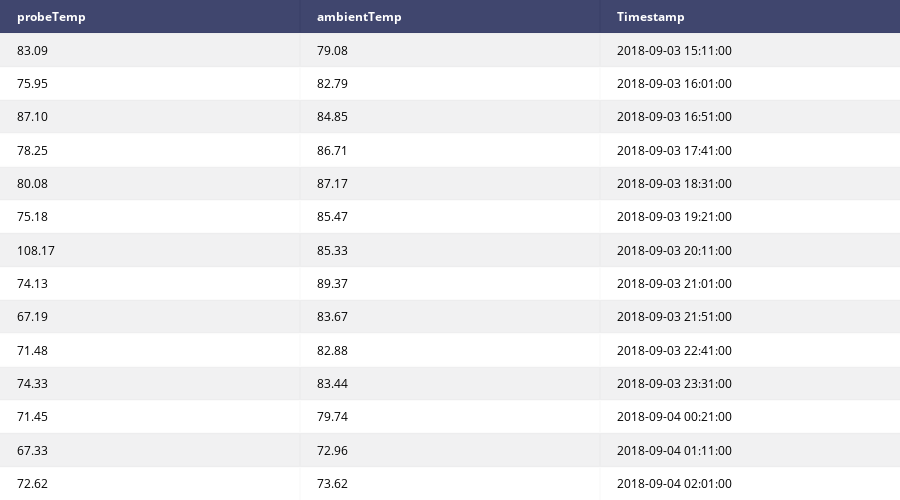

The code cell stored with this chart in its notebook:
### Markdown cell above
### Dataframe  
Now that the data looks a little more intelligible, let's put together that dataframe we've been talking about.

### Code cell
# Convert list of tuples to pandas dataframe
# We can also specify column names with the list of tuples
df = pd.DataFrame(data_tuples, columns=['probeTemp', 'ambientTemp', 'Timestamp'])

# Create a plotly table from dataframe
table = ff.create_table(df[100:1000:50]) # show only a subset of total dataframe in table
offline.iplot(table, filename='Temp-table1')

### Figure 1 — Plotly figure (JSON) as saved in the notebook; plotly's stock layout.template omitted (floating-point values rounded to 4 significant figures)
{"data": [{"colorscale": [[0, "#00083e"], [0.5, "#ededee"], [1, "#ffffff"]], "hoverinfo": "none", "opacity": 0.75, "showscale": false, "type": "heatmap", "z": [[0, 0, 0], [0.5, 0.5, 0.5], [1, 1, 1], [0.5, 0.5, 0.5], [1, 1, 1], [0.5, 0.5, 0.5], [1, 1, 1], [0.5, 0.5, 0.5], [1, 1, 1], [0.5, 0.5, 0.5], [1, 1, 1], [0.5, 0.5, 0.5], [1, 1, 1], [0.5, 0.5, 0.5], [1, 1, 1]]}], "layout": {"annotations": [{"align": "left", "font": {"color": "#ffffff"}, "showarrow": false, "text": "<b>probeTemp</b>", "x": -0.45, "xanchor": "left", "xref": "x1", "y": 0, "yref": "y1"}, {"align": "left", "font": {"color": "#ffffff"}, "showarrow": false, "text": "<b>ambientTemp</b>", "x": 0.55, "xanchor": "left", "xref": "x1", "y": 0, "yref": "y1"}, {"align": "left", "font": {"color": "#ffffff"}, "showarrow": false, "text": "<b>Timestamp</b>", "x": 1.55, "xanchor": "left", "xref": "x1", "y": 0, "yref": "y1"}, {"align": "left", "font": {"color": "#000000"}, "showarrow": false, "text": "83.09", "x": -0.45, "xanchor": "left", "xref": "x1", "y": 1, "yref": "y1"}, {"align": "left", "font": {"color": "#000000"}, "showarrow": false, "text": "79.08", "x": 0.55, "xanchor": "left", "xref": "x1", "y": 1, "yref": "y1"}, {"align": "left", "font": {"color": "#000000"}, "showarrow": false, "text": "2018-09-03 15:11:00", "x": 1.55, "xanchor": "left", "xref": "x1", "y": 1, "yref": "y1"}, {"align": "left", "font": {"color": "#000000"}, "showarrow": false, "text": "75.95", "x": -0.45, "xanchor": "left", "xref": "x1", "y": 2, "yref": "y1"}, {"align": "left", "font": {"color": "#000000"}, "showarrow": false, "text": "82.79", "x": 0.55, "xanchor": "left", "xref": "x1", "y": 2, "yref": "y1"}, {"align": "left", "font": {"color": "#000000"}, "showarrow": false, "text": "2018-09-03 16:01:00", "x": 1.55, "xanchor": "left", "xref": "x1", "y": 2, "yref": "y1"}, {"align": "left", "font": {"color": "#000000"}, "showarrow": false, "text": "87.10", "x": -0.45, "xanchor": "left", "xref": "x1", "y": 3, "yref": "y1"}, {"align": "left", "font": {"color": "#000000"}, "showarrow": false, "text": "84.85", "x": 0.55, "xanchor": "left", "xref": "x1", "y": 3, "yref": "y1"}, {"align": "left", "font": {"color": "#000000"}, "showarrow": false, "text": "2018-09-03 16:51:00", "x": 1.55, "xanchor": "left", "xref": "x1", "y": 3, "yref": "y1"}, {"align": "left", "font": {"color": "#000000"}, "showarrow": false, "text": "78.25", "x": -0.45, "xanchor": "left", "xref": "x1", "y": 4, "yref": "y1"}, {"align": "left", "font": {"color": "#000000"}, "showarrow": false, "text": "86.71", "x": 0.55, "xanchor": "left", "xref": "x1", "y": 4, "yref": "y1"}, {"align": "left", "font": {"color": "#000000"}, "showarrow": false, "text": "2018-09-03 17:41:00", "x": 1.55, "xanchor": "left", "xref": "x1", "y": 4, "yref": "y1"}, {"align": "left", "font": {"color": "#000000"}, "showarrow": false, "text": "80.08", "x": -0.45, "xanchor": "left", "xref": "x1", "y": 5, "yref": "y1"}, {"align": "left", "font": {"color": "#000000"}, "showarrow": false, "text": "87.17", "x": 0.55, "xanchor": "left", "xref": "x1", "y": 5, "yref": "y1"}, {"align": "left", "font": {"color": "#000000"}, "showarrow": false, "text": "2018-09-03 18:31:00", "x": 1.55, "xanchor": "left", "xref": "x1", "y": 5, "yref": "y1"}, {"align": "left", "font": {"color": "#000000"}, "showarrow": false, "text": "75.18", "x": -0.45, "xanchor": "left", "xref": "x1", "y": 6, "yref": "y1"}, {"align": "left", "font": {"color": "#000000"}, "showarrow": false, "text": "85.47", "x": 0.55, "xanchor": "left", "xref": "x1", "y": 6, "yref": "y1"}, {"align": "left", "font": {"color": "#000000"}, "showarrow": false, "text": "2018-09-03 19:21:00", "x": 1.55, "xanchor": "left", "xref": "x1", "y": 6, "yref": "y1"}, {"align": "left", "font": {"color": "#000000"}, "showarrow": false, "text": "108.17", "x": -0.45, "xanchor": "left", "xref": "x1", "y": 7, "yref": "y1"}, {"align": "left", "font": {"color": "#000000"}, "showarrow": false, "text": "85.33", "x": 0.55, "xanchor": "left", "xref": "x1", "y": 7, "yref": "y1"}, {"align": "left", "font": {"color": "#000000"}, "showarrow": false, "text": "2018-09-03 20:11:00", "x": 1.55, "xanchor": "left", "xref": "x1", "y": 7, "yref": "y1"}, {"align": "left", "font": {"color": "#000000"}, "showarrow": false, "text": "74.13", "x": -0.45, "xanchor": "left", "xref": "x1", "y": 8, "yref": "y1"}, {"align": "left", "font": {"color": "#000000"}, "showarrow": false, "text": "89.37", "x": 0.55, "xanchor": "left", "xref": "x1", "y": 8, "yref": "y1"}, {"align": "left", "font": {"color": "#000000"}, "showarrow": false, "text": "2018-09-03 21:01:00", "x": 1.55, "xanchor": "left", "xref": "x1", "y": 8, "yref": "y1"}, {"align": "left", "font": {"color": "#000000"}, "showarrow": false, "text": "67.19", "x": -0.45, "xanchor": "left", "xref": "x1", "y": 9, "yref": "y1"}, {"align": "left", "font": {"color": "#000000"}, "showarrow": false, "text": "83.67", "x": 0.55, "xanchor": "left", "xref": "x1", "y": 9, "yref": "y1"}, {"align": "left", "font": {"color": "#000000"}, "showarrow": false, "text": "2018-09-03 21:51:00", "x": 1.55, "xanchor": "left", "xref": "x1", "y": 9, "yref": "y1"}, {"align": "left", "font": {"color": "#000000"}, "showarrow": false, "text": "71.48", "x": -0.45, "xanchor": "left", "xref": "x1", "y": 10, "yref": "y1"}, {"align": "left", "font": {"color": "#000000"}, "showarrow": false, "text": "82.88", "x": 0.55, "xanchor": "left", "xref": "x1", "y": 10, "yref": "y1"}, {"align": "left", "font": {"color": "#000000"}, "showarrow": false, "text": "2018-09-03 22:41:00", "x": 1.55, "xanchor": "left", "xref": "x1", "y": 10, "yref": "y1"}, {"align": "left", "font": {"color": "#000000"}, "showarrow": false, "text": "74.33", "x": -0.45, "xanchor": "left", "xref": "x1", "y": 11, "yref": "y1"}, {"align": "left", "font": {"color": "#000000"}, "showarrow": false, "text": "83.44", "x": 0.55, "xanchor": "left", "xref": "x1", "y": 11, "yref": "y1"}, {"align": "left", "font": {"color": "#000000"}, "showarrow": false, "text": "2018-09-03 23:31:00", "x": 1.55, "xanchor": "left", "xref": "x1", "y": 11, "yref": "y1"}, {"align": "left", "font": {"color": "#000000"}, "showarrow": false, "text": "71.45", "x": -0.45, "xanchor": "left", "xref": "x1", "y": 12, "yref": "y1"}, {"align": "left", "font": {"color": "#000000"}, "showarrow": false, "text": "79.74", "x": 0.55, "xanchor": "left", "xref": "x1", "y": 12, "yref": "y1"}, {"align": "left", "font": {"color": "#000000"}, "showarrow": false, "text": "2018-09-04 00:21:00", "x": 1.55, "xanchor": "left", "xref": "x1", "y": 12, "yref": "y1"}, {"align": "left", "font": {"color": "#000000"}, "showarrow": false, "text": "67.33", "x": -0.45, "xanchor": "left", "xref": "x1", "y": 13, "yref": "y1"}, {"align": "left", "font": {"color": "#000000"}, "showarrow": false, "text": "72.96", "x": 0.55, "xanchor": "left", "xref": "x1", "y": 13, "yref": "y1"}, {"align": "left", "font": {"color": "#000000"}, "showarrow": false, "text": "2018-09-04 01:11:00", "x": 1.55, "xanchor": "left", "xref": "x1", "y": 13, "yref": "y1"}, {"align": "left", "font": {"color": "#000000"}, "showarrow": false, "text": "72.62", "x": -0.45, "xanchor": "left", "xref": "x1", "y": 14, "yref": "y1"}, {"align": "left", "font": {"color": "#000000"}, "showarrow": false, "text": "73.62", "x": 0.55, "xanchor": "left", "xref": "x1", "y": 14, "yref": "y1"}, {"align": "left", "font": {"color": "#000000"}, "showarrow": false, "text": "2018-09-04 02:01:00", "x": 1.55, "xanchor": "left", "xref": "x1", "y": 14, "yref": "y1"}], "height": 500, "margin": {"b": 0, "l": 0, "r": 0, "t": 0}, "xaxis": {"dtick": 1, "gridwidth": 2, "showticklabels": false, "tick0": -0.5, "ticks": "", "zeroline": false}, "yaxis": {"autorange": "reversed", "dtick": 1, "gridwidth": 2, "showticklabels": false, "tick0": 0.5, "ticks": "", "zeroline": false}}}
